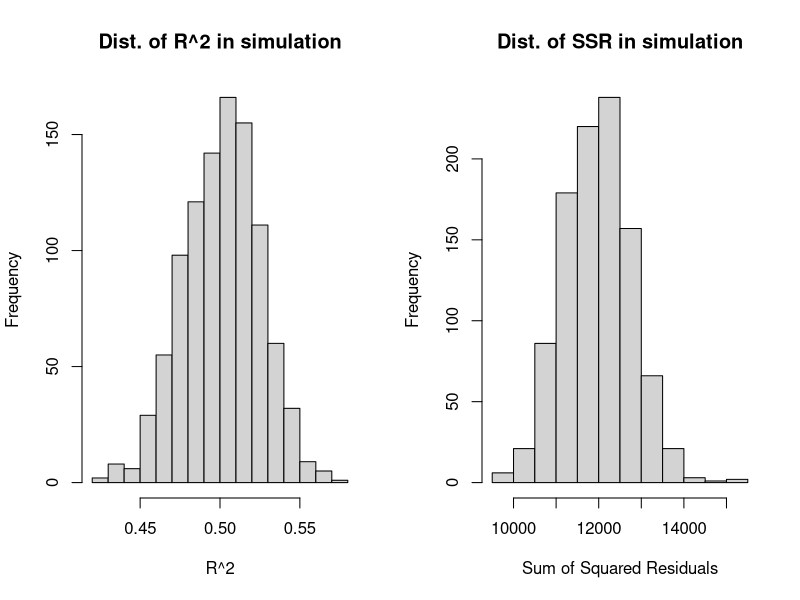

The R script that drew this image:
#Problem 1
#1)
# Generate x in a form of the matrix so we can easily use it later
x <- matrix(runif(1000 * 1000, min = 0, max = 6), nrow = 1000)
# Epsilons are generated much in the same way
eps <- matrix(rnorm(1000 * 1000, sd = x), nrow = 1000)
# Y is defined according to the formula
y <- 1 + 2 * x + eps

# Predefining a space for the output 
# so as to increase efficiency
# Theta matrix of our estimated parametrs
theta <- matrix(nrow = 1000, ncol = 2)
# Matrix of R squared from each simulation
r_sqr <- matrix(nrow = 1000, ncol = 1)
# Matrix of SSR from each simulation
ssr <- matrix(nrow = 1000, ncol = 1)

# Actual simulation
for (i in 1:1000) {
  theta[i, ] <- lm(y[, i] ~ x[, i])$coefficients
  r_sqr[i, ] <- summary(lm(y[, i] ~ x[, i]))$r.squared
  # resid <- sum_matrix$residuals
  # resid_sqr <- resid^2
  ssr[i, ] <- sum((summary(lm(y[, i] ~ x[, i]))$residuals) ^ 2)
}

#Plotting the graphs
par(mfrow = c(1, 2))
hist(r_sqr, main = "Dist. of R^2 in simulation", xlab = "R^2")
hist(ssr, main = "Dist. of SSR in simulation", xlab = "Sum of Squared Residuals")

# Coefficients resulting from the simulation
alpha_hat <- mean(theta[, 1])
# Intercept point estimate
alpha_hat
beta_hat <- mean(theta[, 2])
# Slope point estimate
beta_hat

#2)
# Generalized view of what we had in 1)
sim_ols <- function(n, n_sims, var_vec = x^2 , ...) {
  # Model pre-definition
  x <- matrix(runif(n * n_sims, min = 0, max = 6), nrow = n)
  eps <- matrix(rnorm(n * n_sims, sd = sqrt(var_vec)), nrow = n)
  y <- 1 + 2 * x + eps
  theta <- matrix(nrow = n_sims, ncol = 2)
  r_sqr <- matrix(nrow = n_sims, ncol = 1)
  ssr <- matrix(nrow = n_sims, ncol = 1)
  
  # Model estimation
  for (i in 1:n_sims) {
    theta[i, ] <- lm(y[, i] ~ x[, i])$coefficients
    r_sqr[i, ] <- summary(lm(y[, i] ~ x[, i]))$r.squared
    # resid <- sum_matrix$residuals
    # resid_sqr <- resid^2
    ssr[i, ] <- sum((summary(lm(y[, i] ~ x[, i]))$residuals) ^ 2)
  }
  
  # Histograms
  par(mfrow = c(1, 2))
  hist(r_sqr, main = "Dist. of R^2 in simulation", xlab = "R^2", ...)
  hist(ssr, main = "Dist. of SSR in simulation", xlab = "Sum of Squared Residuals", ... )
  
  # Estimated coefficients
  alpha_hat <- mean(theta[, 1])
  alpha_hat
  beta_hat <- mean(theta[, 2])
  beta_hat
}